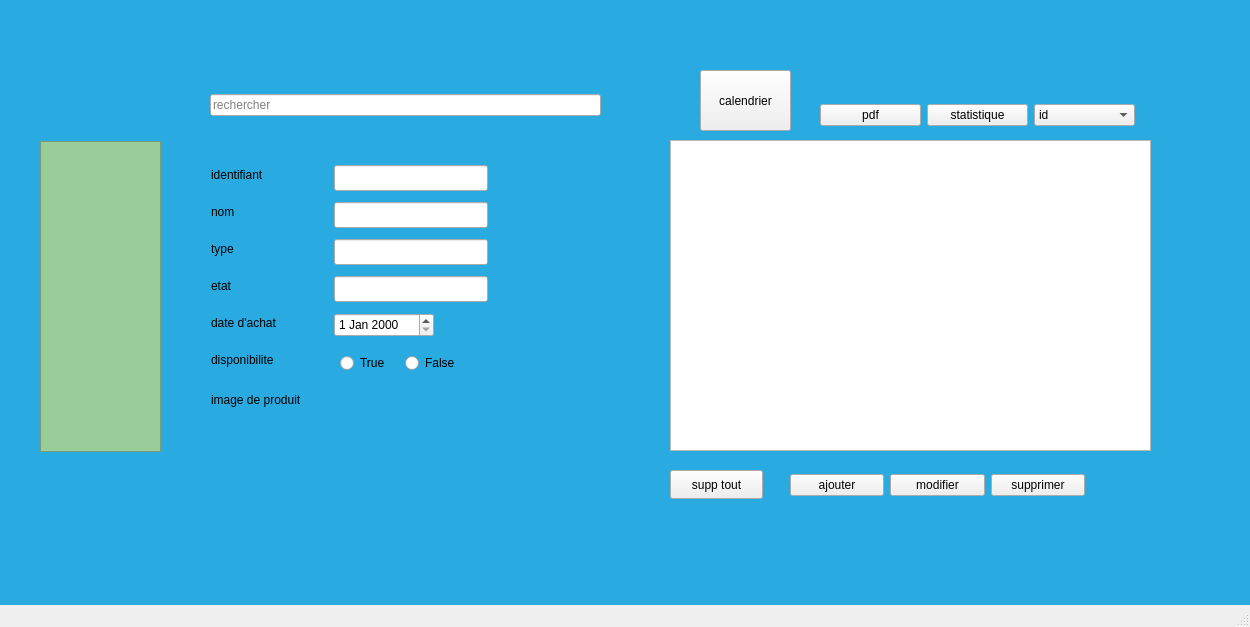
<?xml version="1.0" encoding="UTF-8"?>
<ui version="4.0">
 <class>equipement</class>
 <widget class="QMainWindow" name="equipement">
  <property name="geometry">
   <rect>
    <x>0</x>
    <y>0</y>
    <width>1250</width>
    <height>627</height>
   </rect>
  </property>
  <property name="windowTitle">
   <string>equipement</string>
  </property>
  <widget class="QWidget" name="centralwidget">
   <property name="styleSheet">
    <string notr="true">#centralwidget{
background-color:#29ABE2
}</string>
   </property>
   <widget class="QStackedWidget" name="stackedWidget">
    <property name="geometry">
     <rect>
      <x>10</x>
      <y>10</y>
      <width>1201</width>
      <height>521</height>
     </rect>
    </property>
    <property name="styleSheet">
     <string notr="true"/>
    </property>
    <property name="currentIndex">
     <number>0</number>
    </property>
    <widget class="QWidget" name="view">
     <widget class="QTableView" name="tableView">
      <property name="geometry">
       <rect>
        <x>660</x>
        <y>130</y>
        <width>481</width>
        <height>311</height>
       </rect>
      </property>
      <property name="styleSheet">
       <string notr="true">#tableWidget{
background-color:#caeefe;
}</string>
      </property>
     </widget>
     <widget class="QListView" name="listView_3">
      <property name="geometry">
       <rect>
        <x>30</x>
        <y>131</y>
        <width>121</width>
        <height>311</height>
       </rect>
      </property>
      <property name="styleSheet">
       <string notr="true">#listView_3{
background-color:#99cc99;
}</string>
      </property>
     </widget>
     <widget class="QWidget" name="layoutWidget">
      <property name="geometry">
       <rect>
        <x>810</x>
        <y>90</y>
        <width>315</width>
        <height>31</height>
       </rect>
      </property>
      <layout class="QHBoxLayout" name="horizontalLayout">
       <item>
        <widget class="QPushButton" name="pushButton_6">
         <property name="text">
          <string>pdf</string>
         </property>
        </widget>
       </item>
       <item>
        <widget class="QPushButton" name="pushButton_4">
         <property name="text">
          <string>statistique</string>
         </property>
        </widget>
       </item>
       <item>
        <widget class="QComboBox" name="comboBox">
         <item>
          <property name="text">
           <string>id</string>
          </property>
         </item>
         <item>
          <property name="text">
           <string>nom</string>
          </property>
         </item>
         <item>
          <property name="text">
           <string>type</string>
          </property>
         </item>
         <item>
          <property name="text">
           <string>etat</string>
          </property>
         </item>
         <item>
          <property name="text">
           <string>disponibilite</string>
          </property>
         </item>
         <item>
          <property name="text">
           <string>date d'achat</string>
          </property>
         </item>
        </widget>
       </item>
      </layout>
     </widget>
     <widget class="QWidget" name="layoutWidget">
      <property name="geometry">
       <rect>
        <x>780</x>
        <y>460</y>
        <width>295</width>
        <height>31</height>
       </rect>
      </property>
      <layout class="QHBoxLayout" name="horizontalLayout_2">
       <item>
        <widget class="QPushButton" name="ajoutbutton">
         <property name="text">
          <string>ajouter</string>
         </property>
        </widget>
       </item>
       <item>
        <widget class="QPushButton" name="pushButton_3">
         <property name="text">
          <string>modifier</string>
         </property>
        </widget>
       </item>
       <item>
        <widget class="QPushButton" name="pushButton_2">
         <property name="text">
          <string>supprimer</string>
         </property>
        </widget>
       </item>
      </layout>
     </widget>
     <widget class="QWidget" name="layoutWidget">
      <property name="geometry">
       <rect>
        <x>200</x>
        <y>80</y>
        <width>391</width>
        <height>31</height>
       </rect>
      </property>
      <layout class="QHBoxLayout" name="horizontalLayout_3">
       <item>
        <widget class="QLineEdit" name="search">
         <property name="inputMask">
          <string/>
         </property>
         <property name="text">
          <string/>
         </property>
         <property name="placeholderText">
          <string>rechercher</string>
         </property>
        </widget>
       </item>
      </layout>
     </widget>
     <widget class="QPushButton" name="del_all">
      <property name="geometry">
       <rect>
        <x>660</x>
        <y>460</y>
        <width>93</width>
        <height>29</height>
       </rect>
      </property>
      <property name="text">
       <string>supp tout</string>
      </property>
     </widget>
     <widget class="QLabel" name="label_33">
      <property name="geometry">
       <rect>
        <x>201</x>
        <y>155</y>
        <width>68</width>
        <height>20</height>
       </rect>
      </property>
      <property name="text">
       <string>identifiant</string>
      </property>
     </widget>
     <widget class="QLabel" name="label_37">
      <property name="geometry">
       <rect>
        <x>201</x>
        <y>192</y>
        <width>30</width>
        <height>20</height>
       </rect>
      </property>
      <property name="text">
       <string>nom</string>
      </property>
     </widget>
     <widget class="QLineEdit" name="nom">
      <property name="geometry">
       <rect>
        <x>324</x>
        <y>192</y>
        <width>154</width>
        <height>26</height>
       </rect>
      </property>
     </widget>
     <widget class="QLineEdit" name="id">
      <property name="geometry">
       <rect>
        <x>324</x>
        <y>155</y>
        <width>154</width>
        <height>26</height>
       </rect>
      </property>
     </widget>
     <widget class="QLabel" name="label_38">
      <property name="geometry">
       <rect>
        <x>201</x>
        <y>229</y>
        <width>29</width>
        <height>20</height>
       </rect>
      </property>
      <property name="text">
       <string>type</string>
      </property>
     </widget>
     <widget class="QLineEdit" name="type">
      <property name="geometry">
       <rect>
        <x>324</x>
        <y>229</y>
        <width>154</width>
        <height>26</height>
       </rect>
      </property>
     </widget>
     <widget class="QLabel" name="label_34">
      <property name="geometry">
       <rect>
        <x>201</x>
        <y>266</y>
        <width>26</width>
        <height>20</height>
       </rect>
      </property>
      <property name="text">
       <string>etat</string>
      </property>
     </widget>
     <widget class="QLabel" name="label_36">
      <property name="geometry">
       <rect>
        <x>201</x>
        <y>303</y>
        <width>82</width>
        <height>20</height>
       </rect>
      </property>
      <property name="text">
       <string>date d'achat</string>
      </property>
     </widget>
     <widget class="QLineEdit" name="etat">
      <property name="geometry">
       <rect>
        <x>324</x>
        <y>266</y>
        <width>154</width>
        <height>26</height>
       </rect>
      </property>
     </widget>
     <widget class="QLabel" name="label_39">
      <property name="geometry">
       <rect>
        <x>201</x>
        <y>380</y>
        <width>116</width>
        <height>20</height>
       </rect>
      </property>
      <property name="text">
       <string>image de produit</string>
      </property>
     </widget>
     <widget class="QLabel" name="label_35">
      <property name="geometry">
       <rect>
        <x>201</x>
        <y>340</y>
        <width>83</width>
        <height>20</height>
       </rect>
      </property>
      <property name="text">
       <string>disponibilite</string>
      </property>
     </widget>
     <widget class="QDateEdit" name="dateEdit">
      <property name="geometry">
       <rect>
        <x>324</x>
        <y>303</y>
        <width>100</width>
        <height>24</height>
       </rect>
      </property>
     </widget>
     <widget class="QWidget" name="layoutWidget">
      <property name="geometry">
       <rect>
        <x>330</x>
        <y>340</y>
        <width>123</width>
        <height>26</height>
       </rect>
      </property>
      <layout class="QHBoxLayout" name="horizontalLayout_4">
       <item>
        <widget class="QRadioButton" name="true_2">
         <property name="text">
          <string>True</string>
         </property>
        </widget>
       </item>
       <item>
        <widget class="QRadioButton" name="false_2">
         <property name="text">
          <string>False</string>
         </property>
        </widget>
       </item>
      </layout>
     </widget>
     <widget class="QPushButton" name="pushButton_5">
      <property name="geometry">
       <rect>
        <x>690</x>
        <y>60</y>
        <width>91</width>
        <height>61</height>
       </rect>
      </property>
      <property name="text">
       <string>calendrier</string>
      </property>
     </widget>
     <widget class="QLabel" name="image_label">
      <property name="geometry">
       <rect>
        <x>350</x>
        <y>380</y>
        <width>131</width>
        <height>121</height>
       </rect>
      </property>
      <property name="text">
       <string/>
      </property>
     </widget>
     <widget class="QLabel" name="led">
      <property name="geometry">
       <rect>
        <x>35</x>
        <y>449</y>
        <width>201</width>
        <height>61</height>
       </rect>
      </property>
      <property name="text">
       <string/>
      </property>
     </widget>
    </widget>
    <widget class="QWidget" name="modifier">
     <widget class="QLabel" name="label_6">
      <property name="geometry">
       <rect>
        <x>108</x>
        <y>121</y>
        <width>68</width>
        <height>20</height>
       </rect>
      </property>
      <property name="text">
       <string>identifiant</string>
      </property>
     </widget>
     <widget class="QLabel" name="label_7">
      <property name="geometry">
       <rect>
        <x>437</x>
        <y>136</y>
        <width>116</width>
        <height>26</height>
       </rect>
      </property>
      <property name="text">
       <string>date d'achat</string>
      </property>
     </widget>
     <widget class="QLabel" name="label_10">
      <property name="geometry">
       <rect>
        <x>438</x>
        <y>204</y>
        <width>83</width>
        <height>20</height>
       </rect>
      </property>
      <property name="text">
       <string>disponibilite</string>
      </property>
     </widget>
     <widget class="QLabel" name="label_11">
      <property name="geometry">
       <rect>
        <x>108</x>
        <y>335</y>
        <width>29</width>
        <height>20</height>
       </rect>
      </property>
      <property name="text">
       <string>type</string>
      </property>
     </widget>
     <widget class="QLabel" name="label_12">
      <property name="geometry">
       <rect>
        <x>108</x>
        <y>228</y>
        <width>30</width>
        <height>20</height>
       </rect>
      </property>
      <property name="text">
       <string>nom</string>
      </property>
     </widget>
     <widget class="QLabel" name="label_13">
      <property name="geometry">
       <rect>
        <x>437</x>
        <y>270</y>
        <width>116</width>
        <height>26</height>
       </rect>
      </property>
      <property name="text">
       <string>image de produit</string>
      </property>
     </widget>
     <widget class="QLineEdit" name="etatm">
      <property name="geometry">
       <rect>
        <x>567</x>
        <y>336</y>
        <width>154</width>
        <height>26</height>
       </rect>
      </property>
     </widget>
     <widget class="QLineEdit" name="typem">
      <property name="geometry">
       <rect>
        <x>183</x>
        <y>335</y>
        <width>154</width>
        <height>26</height>
       </rect>
      </property>
     </widget>
     <widget class="QLabel" name="label_14">
      <property name="geometry">
       <rect>
        <x>447</x>
        <y>336</y>
        <width>26</width>
        <height>20</height>
       </rect>
      </property>
      <property name="text">
       <string>etat</string>
      </property>
     </widget>
     <widget class="QLineEdit" name="nomm">
      <property name="geometry">
       <rect>
        <x>183</x>
        <y>228</y>
        <width>154</width>
        <height>26</height>
       </rect>
      </property>
     </widget>
     <widget class="QLineEdit" name="idm_2">
      <property name="enabled">
       <bool>false</bool>
      </property>
      <property name="geometry">
       <rect>
        <x>183</x>
        <y>121</y>
        <width>154</width>
        <height>26</height>
       </rect>
      </property>
     </widget>
     <widget class="QLineEdit" name="lineEdit_14">
      <property name="geometry">
       <rect>
        <x>560</x>
        <y>270</y>
        <width>166</width>
        <height>26</height>
       </rect>
      </property>
     </widget>
     <widget class="QPushButton" name="pushButton_10">
      <property name="geometry">
       <rect>
        <x>450</x>
        <y>420</y>
        <width>93</width>
        <height>29</height>
       </rect>
      </property>
      <property name="text">
       <string>annuler</string>
      </property>
     </widget>
     <widget class="QPushButton" name="pushButton_11">
      <property name="geometry">
       <rect>
        <x>290</x>
        <y>420</y>
        <width>93</width>
        <height>29</height>
       </rect>
      </property>
      <property name="styleSheet">
       <string notr="true">.QPushButton{
background-color:#99CC99
}</string>
      </property>
      <property name="text">
       <string>confirmer</string>
      </property>
     </widget>
     <widget class="QLabel" name="label_15">
      <property name="geometry">
       <rect>
        <x>370</x>
        <y>60</y>
        <width>68</width>
        <height>20</height>
       </rect>
      </property>
      <property name="text">
       <string>modifier</string>
      </property>
     </widget>
     <widget class="QDateEdit" name="datem">
      <property name="geometry">
       <rect>
        <x>550</x>
        <y>140</y>
        <width>161</width>
        <height>26</height>
       </rect>
      </property>
     </widget>
     <widget class="QWidget" name="layoutWidget">
      <property name="geometry">
       <rect>
        <x>560</x>
        <y>200</y>
        <width>147</width>
        <height>26</height>
       </rect>
      </property>
      <layout class="QHBoxLayout" name="horizontalLayout_5">
       <item>
        <widget class="QRadioButton" name="dispom1">
         <property name="text">
          <string>true</string>
         </property>
        </widget>
       </item>
       <item>
        <widget class="QRadioButton" name="dispom2">
         <property name="text">
          <string>false</string>
         </property>
        </widget>
       </item>
      </layout>
     </widget>
    </widget>
    <widget class="QWidget" name="page">
     <widget class="QLabel" name="label_stat_equipe">
      <property name="geometry">
       <rect>
        <x>60</x>
        <y>60</y>
        <width>831</width>
        <height>431</height>
       </rect>
      </property>
      <property name="text">
       <string/>
      </property>
     </widget>
     <widget class="QPushButton" name="pushButton">
      <property name="geometry">
       <rect>
        <x>1010</x>
        <y>430</y>
        <width>93</width>
        <height>29</height>
       </rect>
      </property>
      <property name="text">
       <string>retourner</string>
      </property>
     </widget>
    </widget>
    <widget class="QWidget" name="page_2">
     <widget class="QCalendarWidget" name="calendarWidget">
      <property name="geometry">
       <rect>
        <x>151</x>
        <y>105</y>
        <width>431</width>
        <height>271</height>
       </rect>
      </property>
     </widget>
     <widget class="QPushButton" name="pushButton_7">
      <property name="geometry">
       <rect>
        <x>1020</x>
        <y>470</y>
        <width>93</width>
        <height>29</height>
       </rect>
      </property>
      <property name="text">
       <string>retourner</string>
      </property>
     </widget>
     <widget class="QWidget" name="layoutWidget">
      <property name="geometry">
       <rect>
        <x>670</x>
        <y>110</y>
        <width>481</width>
        <height>311</height>
       </rect>
      </property>
      <layout class="QVBoxLayout" name="verticalLayout">
       <item>
        <widget class="QLineEdit" name="lineEdit_calendar_affichage"/>
       </item>
       <item>
        <widget class="QTableView" name="tableView_calendar"/>
       </item>
      </layout>
     </widget>
    </widget>
   </widget>
  </widget>
  <widget class="QMenuBar" name="menubar">
   <property name="geometry">
    <rect>
     <x>0</x>
     <y>0</y>
     <width>1250</width>
     <height>26</height>
    </rect>
   </property>
  </widget>
  <widget class="QStatusBar" name="statusbar"/>
 </widget>
 <resources/>
 <connections/>
</ui>
